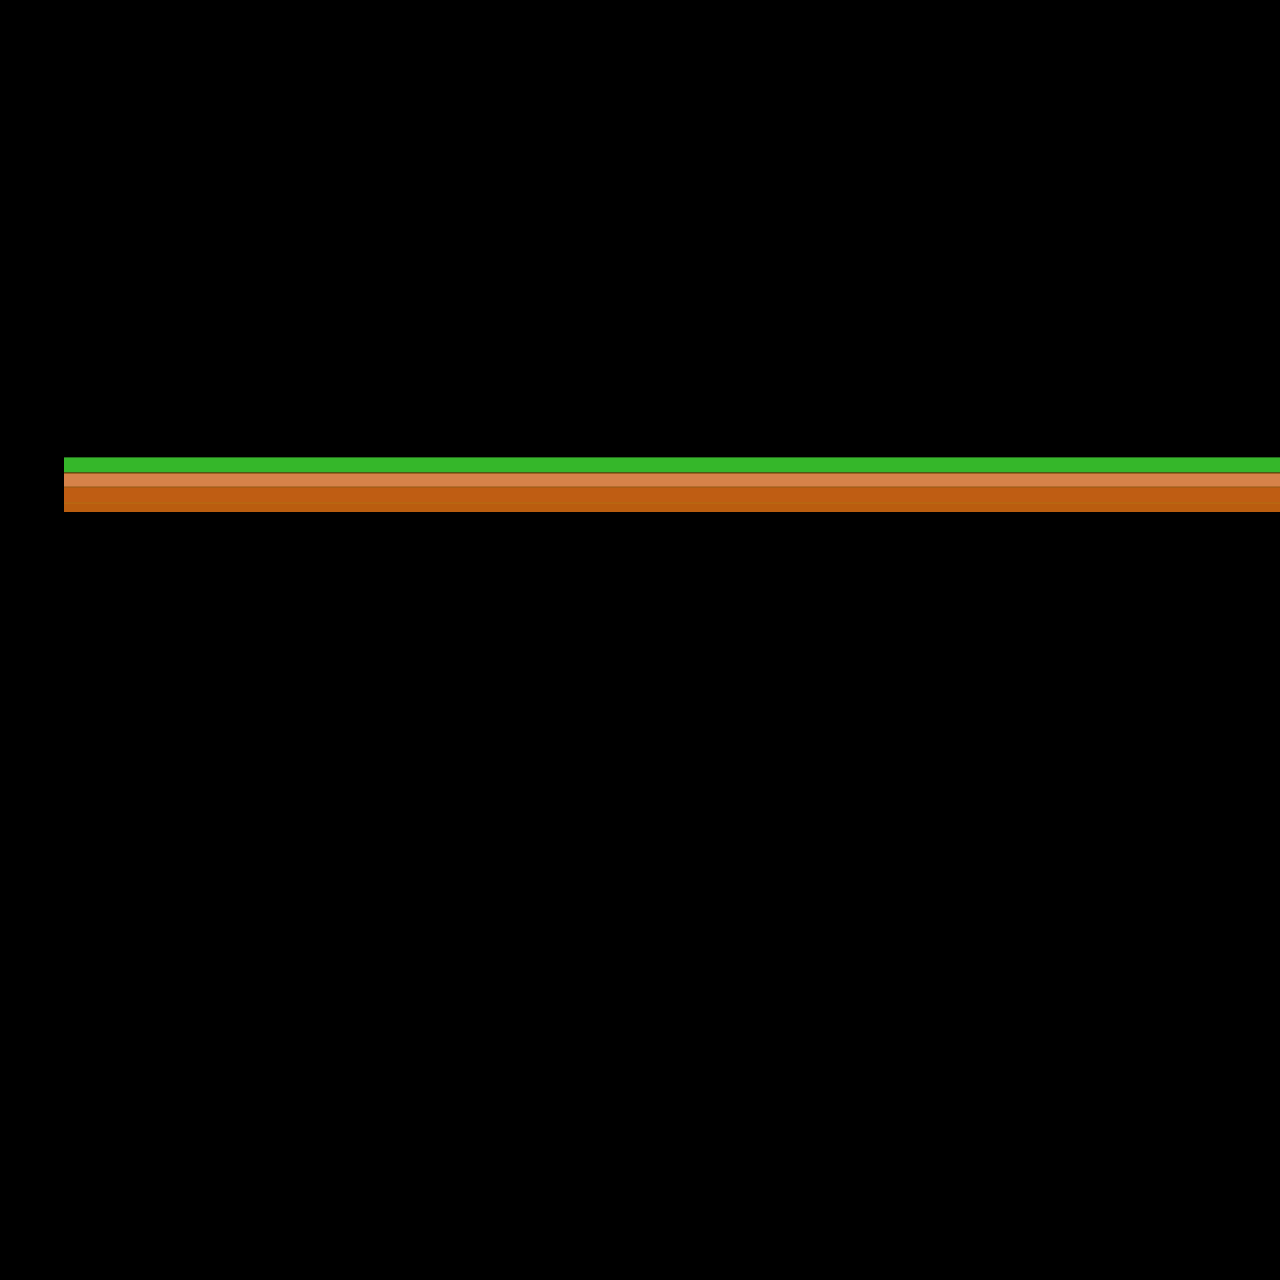

A level layout from a 2D game, rendered from its tile map. Below: a short description, then the map file with tile-grid data replaced by summaries:
An orthogonal 40x40 tile map with 32x32 px tiles, 1 tile layer (Tile Layer 1) and 1 object (colis).

<map version="1.0" orientation="orthogonal" renderorder="right-down" width="40" height="40" tilewidth="32" tileheight="32" nextobjectid="6">
 <tileset firstgid="1" name="mytile" tilewidth="32" tileheight="32" tilecount="84">
  <image source="mytile.png" trans="ffffff" width="410" height="247" />
 </tileset>
 <layer name="Tile Layer 1" width="40" height="40">
  <data>[1600 cells, 76 non-empty, 2 distinct tile ids]</data>
 </layer>
 <objectgroup name="collision">
  <object id="5" name="colis" x="66" y="461" width="1228" height="47" />
 </objectgroup>
</map>
